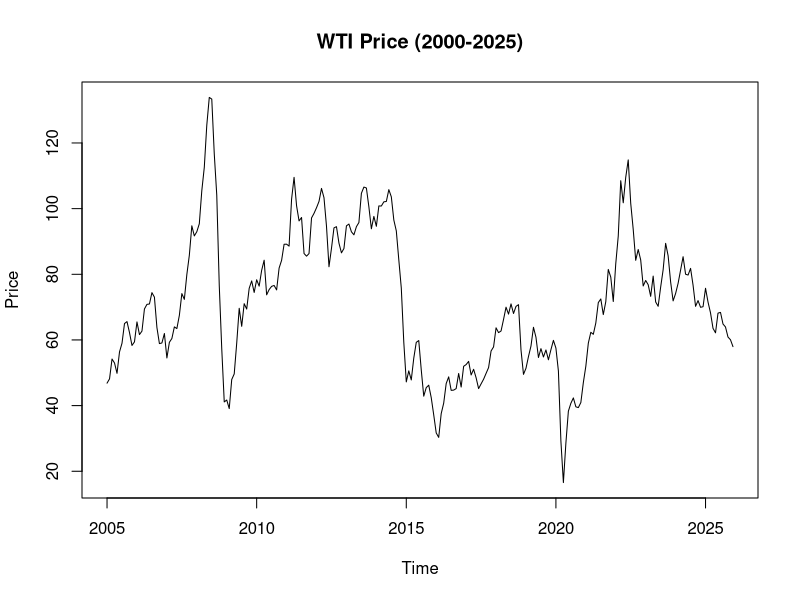

The R script that drew this image: (Note: this script raises an error after producing the figure.)
## ---- chunk 1

library(readxl)
library(dplyr)
library(lubridate)
library(tidyr)
library(forecast)
library(tseries)
library(ggplot2)

## ---- chunk 2
wti_raw <- read_excel("Data/Cushing, OK WTI Spot Price FOB (Dollars per Barrel).xls")
stock_raw <- read_excel("Data/U.S. Ending Stocks of Crude Oil (Thousand Barrels).xls")
prod_raw <- read_excel("Data/U.S. Field Production of Crude Oil (Thousand Barrels per Day).xls")
## ---- chunk 3
wti_df <- data.frame(
  Date  = as.Date(wti_raw[[1]], format = "%Y/%m/%d"),
  Price = as.numeric(wti_raw[[2]])
) %>%
  na.omit() %>%
  arrange(Date)
 
wti_ts <- ts(wti_df[,2], start = c(1986,1), frequency = 12)

wti_sub <- window(wti_ts, start = c(2005, 1), end = c(2025, 12))

# Plot WTI training series
plot(wti_sub, main = "WTI Price (2000-2025)", ylab = "Price", xlab = "Time")

# Stationarity check
adf.test(wti_sub)

fit_arima <- auto.arima(wti_sub)
fit_arima

## ---- chunk 4
analysis_df <- wti_df %>%
  rename(WTI_Price = Price) %>%
  filter(Date >= as.Date("2005-01-01"),
         Date <= as.Date("2025-12-31")) %>%
  left_join(
    stock_df %>%
      rename(Oil_Stocks = Price),
    by = "Date"
  ) %>%
  left_join(
    prod_df %>%
      rename(Field_Production = Price),
    by = "Date"
  ) %>%
  mutate(
    War_Dummy = ifelse(Date >= as.Date("2022-02-01") &
                         Date <= as.Date("2022-07-31"), 1, 0)
  ) %>%
  drop_na()

data_structure_tbl <- tibble::tibble(
  Variable = c("Date", "WTI_Price", "Oil_Stocks", "Field_Production", "War_Dummy"),
  Description = c(
    "Monthly observation date",
    "Cushing, OK WTI spot price FOB",
    "U.S. ending stocks of crude oil",
    "U.S. field production of crude oil",
    "Indicator for Russia–Ukraine war period"
  ),
  Unit = c(
    "Date",
    "USD/barrel",
    "Thousand barrels",
    "Thousand barrels/day",
    "0/1"
  ),
  Start = c(
    format(min(analysis_df$Date), "%Y-%m"),
    format(min(analysis_df$Date), "%Y-%m"),
    format(min(analysis_df$Date), "%Y-%m"),
    format(min(analysis_df$Date), "%Y-%m"),
    format(min(analysis_df$Date), "%Y-%m")
  ),
  End = c(
    format(max(analysis_df$Date), "%Y-%m"),
    format(max(analysis_df$Date), "%Y-%m"),
    format(max(analysis_df$Date), "%Y-%m"),
    format(max(analysis_df$Date), "%Y-%m"),
    format(max(analysis_df$Date), "%Y-%m")
  ),
  Mean = c(
    NA,
    round(mean(analysis_df$WTI_Price, na.rm = TRUE), 2),
    round(mean(analysis_df$Oil_Stocks, na.rm = TRUE), 2),
    round(mean(analysis_df$Field_Production, na.rm = TRUE), 2),
    round(mean(analysis_df$War_Dummy, na.rm = TRUE), 2)
  ),
  Min = c(
    NA,
    round(min(analysis_df$WTI_Price, na.rm = TRUE), 2),
    round(min(analysis_df$Oil_Stocks, na.rm = TRUE), 2),
    round(min(analysis_df$Field_Production, na.rm = TRUE), 2),
    min(analysis_df$War_Dummy, na.rm = TRUE)
  ),
  Max = c(
    NA,
    round(max(analysis_df$WTI_Price, na.rm = TRUE), 2),
    round(max(analysis_df$Oil_Stocks, na.rm = TRUE), 2),
    round(max(analysis_df$Field_Production, na.rm = TRUE), 2),
    max(analysis_df$War_Dummy, na.rm = TRUE)
  ),
  Source = c(
    "Constructed from merged monthly datasets",
    "Cushing, OK WTI Spot Price FOB (Dollars per Barrel).xls",
    "U.S. Ending Stocks of Crude Oil (Thousand Barrels).xls",
    "U.S. Field Production of Crude Oil (Thousand Barrels per Day).xls",
    "Constructed from study period definition"
  )
)
## ---- chunk 5
knitr::kable(
  data_structure_tbl,
  caption = "Summary of Variables Used in the Analysis"
)

knitr::kable(
  head(analysis_df, 10),
  caption = "First 10 Rows of the Final Analysis Dataset"
)
## ---- chunk 6
stock_df <- data.frame(
  Date  = as.Date(stock_raw[[1]], format = "%Y/%m/%d"),
  Price = as.numeric(stock_raw[[2]])
) %>%
  na.omit() %>%
  arrange(Date)

prod_df <- data.frame(
  Date  = as.Date(prod_raw[[1]], format = "%Y/%m/%d"),
  Price = as.numeric(prod_raw[[2]])
) %>%
  na.omit() %>%
  arrange(Date)

prod_ts  <- ts(prod_df[,2],  start = c(1920, 1), frequency = 12)
stock_ts <- ts(stock_df[,2], start = c(2005, 1), frequency = 12)

# Subset to same training period (2000–2025)
prod_sub  <- window(prod_ts,  start = c(2005,1), end = c(2025,12))
plot(prod_sub, main = "U.S Domestic Oil Production (2000-2025)", ylab = "Thousands Barrels per Day", xlab = "Time")

stock_sub <- window(stock_ts, start = c(2005,1), end = c(2025,12))
plot(stock_sub, main = "U.S Oil Stock (2000-2025)", ylab = "Thousands Barrels", xlab = "Time")

# arimax testing
time_index <- time(wti_sub)

war_dummy <- ifelse(
  time_index >= 2022.1 & time_index < 2022.4,
  1, 0
)

xreg_all <- cbind(prod_sub, stock_sub, war_dummy)

fit_arimax <- auto.arima(wti_sub, xreg = xreg_all)
fit_arimax
## ---- chunk 7
# Gulf War window
gulf_train <- window(wti_ts, start = c(1986, 1), end = c(1990, 6))
gulf_test  <- window(wti_ts, start = c(1990, 7), end = c(1991, 1))

#log transform
gulf_train_log <- log(gulf_train)
gulf_test_log  <- log(gulf_test)

#Gulf War baseline model
fit_gulf_arima <- auto.arima(gulf_train_log)
fit_gulf_ets   <- ets(gulf_train_log)
fit_gulf_tbats <- tbats(gulf_train_log)

#Forecast Gulf War based on baseline
h_gulf <- length(gulf_test_log)

fc_gulf_arima <- forecast(fit_gulf_arima, h = h_gulf)
fc_gulf_ets   <- forecast(fit_gulf_ets, h = h_gulf)
fc_gulf_tbats <- forecast(fit_gulf_tbats, h = h_gulf)

# War shock effects
shock_gulf_arima <- as.numeric(gulf_test_log - fc_gulf_arima$mean)
shock_gulf_ets   <- as.numeric(gulf_test_log - fc_gulf_ets$mean)
shock_gulf_tbats <- as.numeric(gulf_test_log - fc_gulf_tbats$mean)
## ---- chunk 8
# Ukraine window（same length as Gulf War）
ukr_train <- window(wti_ts, start = c(2018, 1), end = c(2022, 1))
ukr_test  <- window(wti_ts, start = c(2022, 2), end = c(2022, 8))  # 7 months

#log transform
ukr_train_log <- log(ukr_train) 
ukr_test_log  <- log(ukr_test)

#Ukraine baseline models
fit_ukr_arima <- auto.arima(ukr_train_log)
fit_ukr_ets   <- ets(ukr_train_log)
fit_ukr_tbats <- tbats(ukr_train_log)

#Forecast 2022 war period baseline
h_ukr <- length(ukr_test_log)

fc_ukr_arima <- forecast(fit_ukr_arima, h = h_ukr)
fc_ukr_ets   <- forecast(fit_ukr_ets, h = h_ukr)
fc_ukr_tbats <- forecast(fit_ukr_tbats, h = h_ukr)

## ---- chunk 9
pred_ukr_arima_war_log <- as.numeric(fc_ukr_arima$mean) + shock_gulf_arima
pred_ukr_arima_war <- exp(pred_ukr_arima_war_log)
## ---- chunk 10
pred_ukr_ets_war_log <- as.numeric(fc_ukr_ets$mean) + shock_gulf_ets
pred_ukr_ets_war <- exp(pred_ukr_ets_war_log)
## ---- chunk 11
pred_ukr_tbats_war_log <- as.numeric(fc_ukr_tbats$mean) + shock_gulf_tbats
pred_ukr_tbats_war <- exp(pred_ukr_tbats_war_log)
## ---- chunk 12
actual_ukr <- as.numeric(ukr_test)
Arima_Scores<-accuracy(pred_ukr_arima_war, actual_ukr)
ETS_Scores<-accuracy(pred_ukr_ets_war, actual_ukr)
TBAT_Scores<-accuracy(pred_ukr_tbats_war, actual_ukr)

scores_cbind <- as.data.frame(rbind(Arima_Scores, ETS_Scores, TBAT_Scores))
row.names(scores_cbind) <-c("ARIMA","ETS","TBAT")
print(scores_cbind)
## ---- chunk 13
#Ukraine war shock 
shock_ukr_arima <- as.numeric(ukr_test_log - fc_ukr_arima$mean)

# check the shock values
print(shock_ukr_arima)

#Year 2026's WTI price
wti_train_2026 <- window(wti_ts, start = c(2022, 9), end = c(2026, 3)) #Use data after the Ukraine War
wti_train_2026_log <- log(wti_train_2026)

fit_final_arima <- auto.arima(wti_train_2026_log)
summary(fit_final_arima)

#Forecast baseline WTI after April 2026 
h_future <- length(shock_ukr_arima)

fc_2026_arima <- forecast(fit_final_arima, h = h_future)

# baseline forecast in log scale
baseline_2026_log <- as.numeric(fc_2026_arima$mean)

#Add 2022 Ukraine War shock trend to the 2026 baseline forecast
pred_2026_war_log <- baseline_2026_log + shock_ukr_arima
pred_2026_war <- exp(pred_2026_war_log)

#output
forecast_2026_results <- data.frame(
  Time = time(fc_2026_arima$mean),
  ARIMA_with_2022_WarShock = pred_2026_war
)

print(forecast_2026_results)
## ---- chunk 14
# Filter observed data from 2021 to 2026.3
wti_plot_actual <- window(wti_ts, start = c(2021, 1), end = c(2026, 3))


#Turn forecast data into time series
wti_forecast_ts <- ts(
  pred_2026_war,
  start = c(2026, 4),
  frequency = 12
)

#Plot observed data
plot(
  wti_plot_actual,
  xlim = c(2021, 2026 + 10/12),
  ylim = range(c(wti_plot_actual, wti_forecast_ts)),
  col = "black",
  lwd = 2,
  ylab = "WTI Price",
  xlab = "Time",
  main = "WTI Price (2021–2026) with Forecast"
)

  abline(v = 2026 + 3/12, col = "blue", lty = 3, lwd = 2) +
  lines(
  wti_forecast_ts,
  col = "red",
  lwd = 2,
  lty = 2 
)

  legend(
  "topleft",
  legend = c("Actual WTI", "Forecast (ARIMA + War Shock)", "Forecast Start"),
  col = c("black", "red", "blue"),
  lty = c(1, 2, 3),
  lwd = 2,
  cex = 0.8
)
